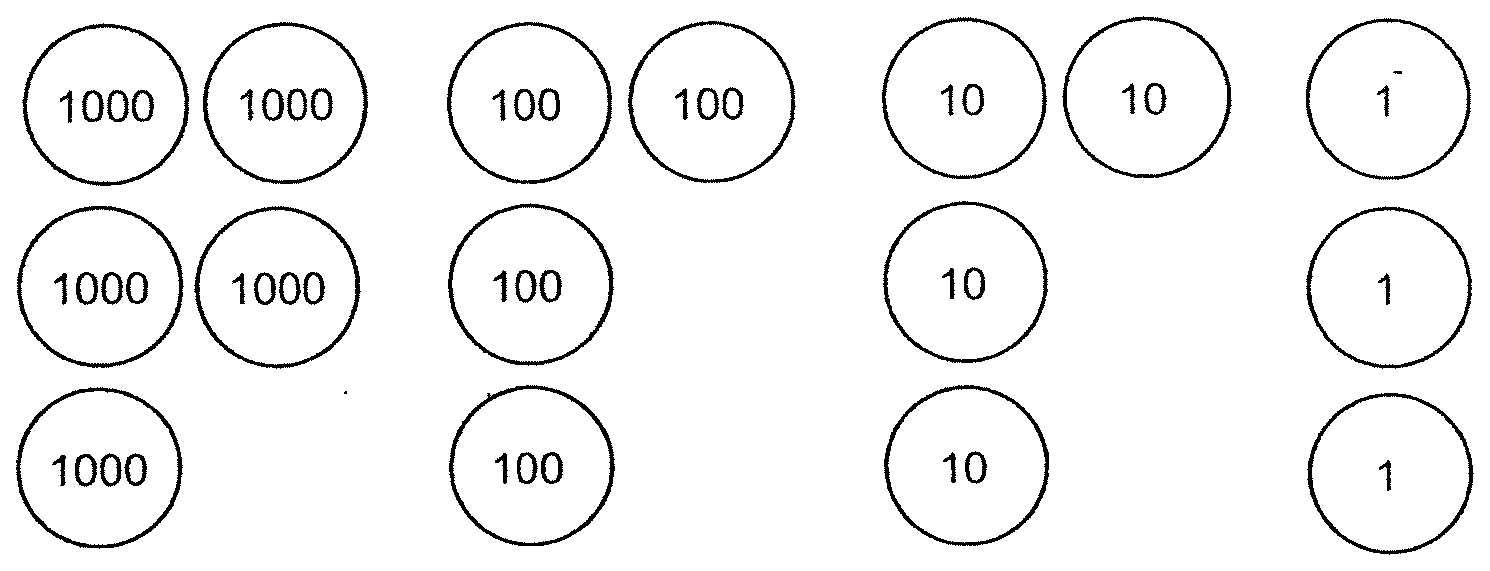
#> input picture content/extract-p3/output/2021_Nanyang/figures/2021_P3_Nanyang_EOY_Q01.png, 1490 x 571 px; its folder holds only this picture in this run
$ python sheet.py output/2021_Nanyang/figures/2021_P3_Nanyang_EOY_Q01.png output/2021_Nanyang/figures/2021_P3_Nanyang_EOY_Q11.png
#> lines starting #> are read from the running program, lines starting #| are printed output that depends on the picture; after the words box and inside, x2 and y2 are one past the last pixel; in counts of white or black regions, pixels touching at a corner belong together
"""Contact sheet of a paper's figure crops: python3 -I sheet.py <workdir> <out.png> [ids...]"""
import sys, json, glob, os
from PIL import Image, ImageDraw
W, out = sys.argv[1], sys.argv[2]
fs = sorted(glob.glob(f"{W}/figures/*.png"))
ims = []
for f in fs:
    im = Image.open(f).convert("RGB"); s = min(1.0, 700 / im.width, 500 / im.height)
#> further down, im is the input picture: PIL image 1490x571 RGB; 95.1% white; 61 black regions (1 under 20 px), largest, box (x1, y1, x2, y2) and area: (449, 385, 615, 546) 2056, (16, 387, 183, 549) 2045, (194, 206, 361, 369) 2039
#> after `s = min(1.0, 700 / im.width, 500 / im.height)`: s = 0.47
    im = im.resize((max(1, int(im.width * s)), max(1, int(im.height * s))))
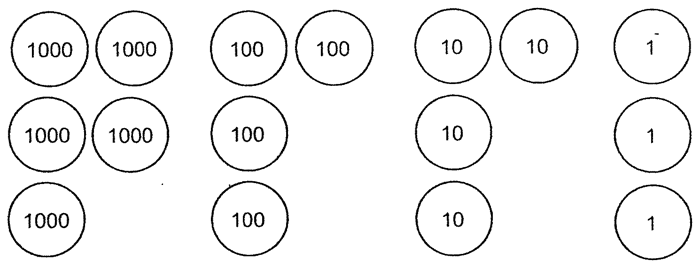
#> im: PIL image 700x268 RGB; min 0, max 255, mean 242.4
    c = Image.new("RGB", (720, im.height + 24), "#ddd"); ImageDraw.Draw(c).text((4, 4), os.path.basename(f), fill="black")
#> after `c = Image.new('RGB', (720, im.height + 24), '#ddd')`: c: PIL image 720x292 RGB; every value is 221
#> after `ImageDraw.Draw(c).text((4, 4), os.path.basename(f), fill='black')`:
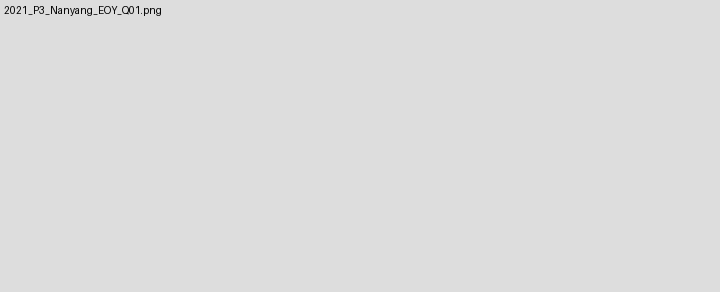
#> c: PIL image 720x292 RGB; min 2, max 221, mean 220.6
    c.paste(im, (10, 22)); ims.append(c)
#> after `c.paste(im, (10, 22))`:
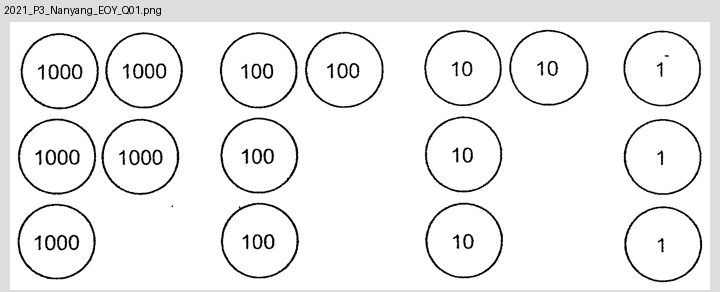
#> c: PIL image 720x292 RGB; min 0, max 255, mean 239.8
cols = 2; rows = [ims[i:i+cols] for i in range(0, len(ims), cols)]
#> after `rows = [ims[i:i + cols] for i in range(0, len(ims), cols)]`: rows = 1 item
H = sum(max(i.height for i in r) for r in rows)
#> H = 292
S = Image.new("RGB", (720 * cols, H), "white"); y = 0
#> after `S = Image.new('RGB', (720 * cols, H), 'white')`: S: PIL image 1440x292 RGB; every value is 255
for r in rows:
    for k, i in enumerate(r): S.paste(i, (720 * k, y))
    y += max(i.height for i in r)
#> this loop made 1 pass
#> y on pass 1: 292
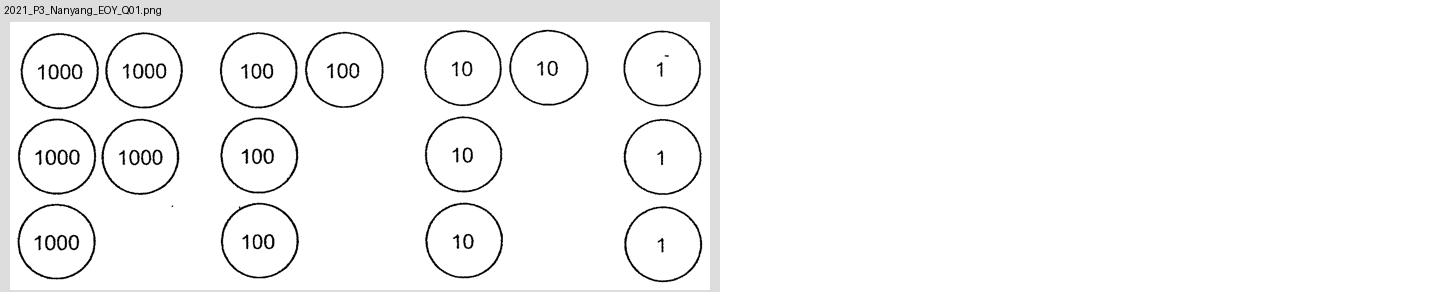
#> S: PIL image 1440x292 RGB; min 0, max 255, mean 247.4
#> after the loop, y = 292
S.save(out); print(S.size)
#| (1440, 292)

$ run again, on content/extract-p3/output/2021_Nanyang/figures/2021_P3_Nanyang_EOY_Q32.png
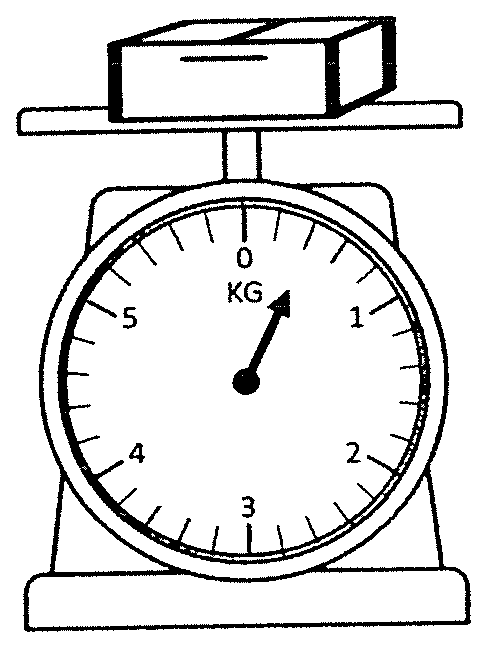
#> input picture content/extract-p3/output/2021_Nanyang/figures/2021_P3_Nanyang_EOY_Q32.png, 486 x 647 px
#> im is the input picture: PIL image 486x647 RGB; 87.8% white; 12 black regions, largest, box (x1, y1, x2, y2) and area: (16, 16, 471, 632) 22905, (57, 196, 431, 565) 12435, (232, 290, 290, 395) 1487
#> im: PIL image 375x500 RGB
#> `c.paste(im, (10, 22))`:
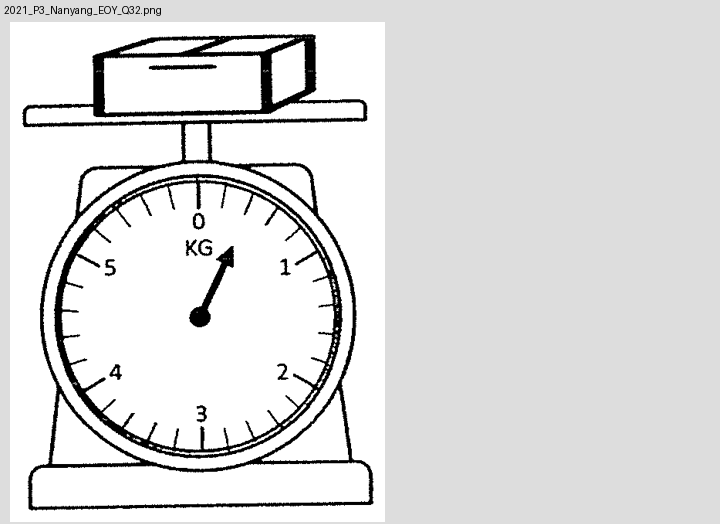
#> c: PIL image 720x524 RGB; min 0, max 255, mean 222.2
#> rows = 1 item
#> H = 524
#> the loop `for r in rows:` made 1 pass
#> y on pass 1: 524
#> after the loop `for r in rows:`:
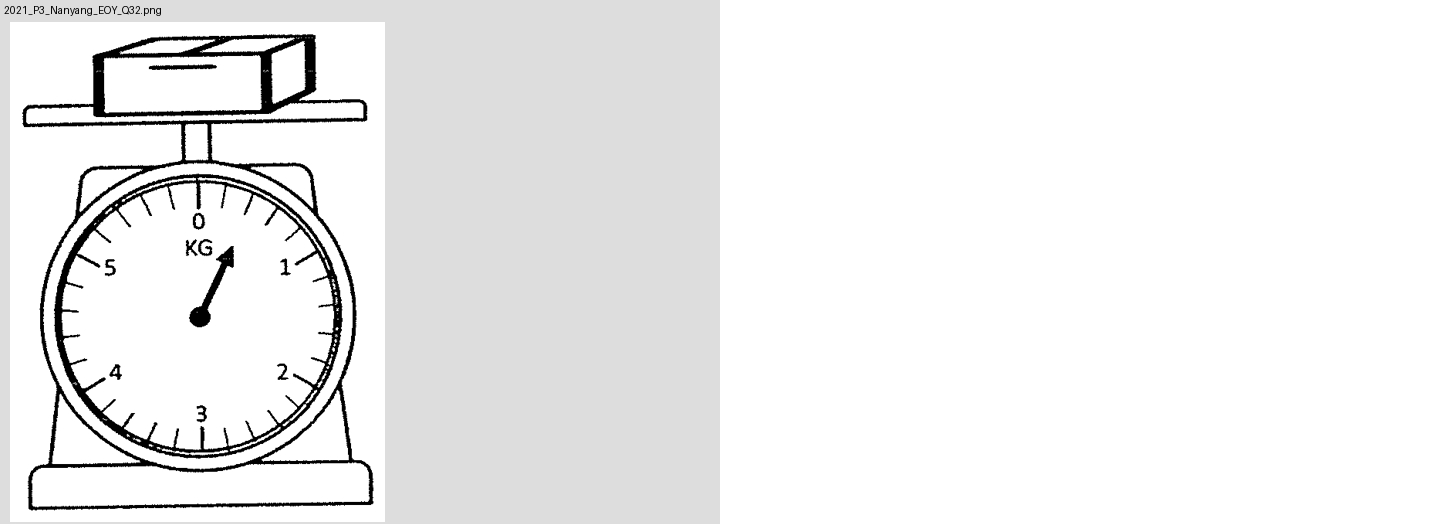
#> S: PIL image 1440x524 RGB; min 0, max 255, mean 238.6
#| (1440, 524)

$ run again, on content/extract-p3/output/2021_Nanyang/figures/2021_P3_Nanyang_EOY_Q35.png
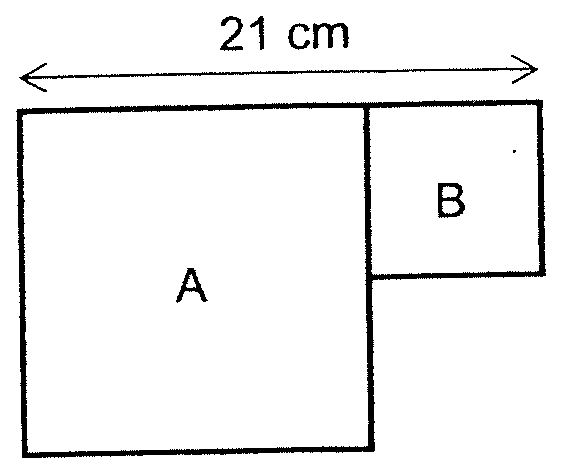
#> input picture content/extract-p3/output/2021_Nanyang/figures/2021_P3_Nanyang_EOY_Q35.png, 561 x 473 px
#> im is the input picture: PIL image 561x473 RGB; 94.7% white; 9 black regions (1 under 20 px), largest, box (x1, y1, x2, y2) and area: (16, 99, 546, 458) 10640, (19, 55, 538, 92) 1548, (438, 183, 465, 218) 477
#> `c.paste(im, (10, 22))`:
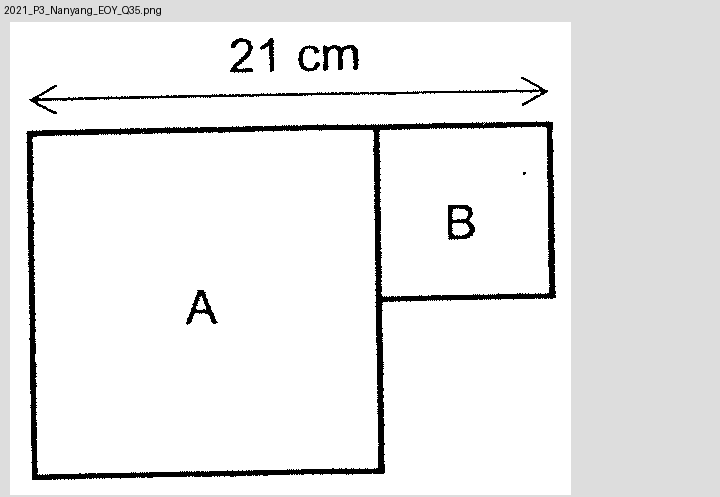
#> c: PIL image 720x497 RGB; min 0, max 255, mean 235.9
#> rows = 1 item
#> H = 497
#> the loop `for r in rows:` made 1 pass
#> y on pass 1: 497
#> after the loop `for r in rows:`:
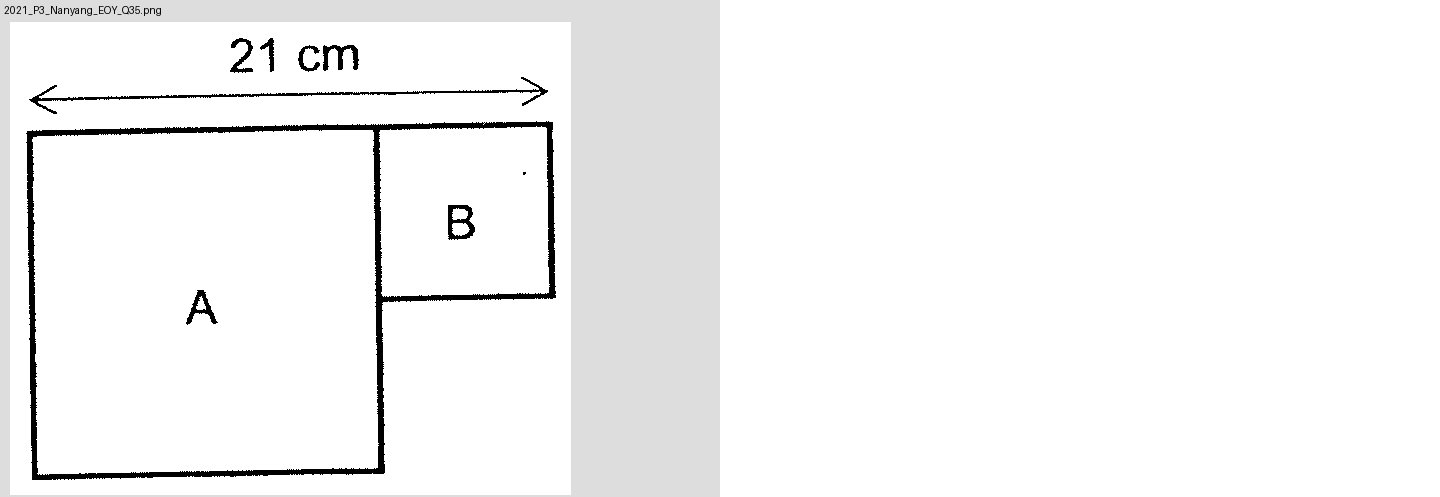
#> S: PIL image 1440x497 RGB; min 0, max 255, mean 245.5
#| (1440, 497)

$ run again, on content/extract-p3/output/2021_Nanyang/figures/2021_P3_Nanyang_EOY_Q38.png
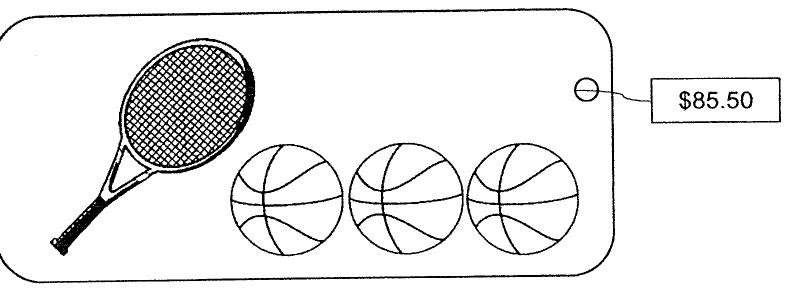
#> input picture content/extract-p3/output/2021_Nanyang/figures/2021_P3_Nanyang_EOY_Q38.png, 1577 x 582 px (shown at 1/2 size)
#> im is the input picture: PIL image 1577x582 RGB; 92.4% white; 12 black regions (1 under 20 px), largest, box (x1, y1, x2, y2) and area: (100, 76, 511, 512) 35662, (0, 16, 1562, 567) 14992, (696, 285, 928, 509) 5966
#> im: PIL image 700x258 RGB
#> `c.paste(im, (10, 22))`:
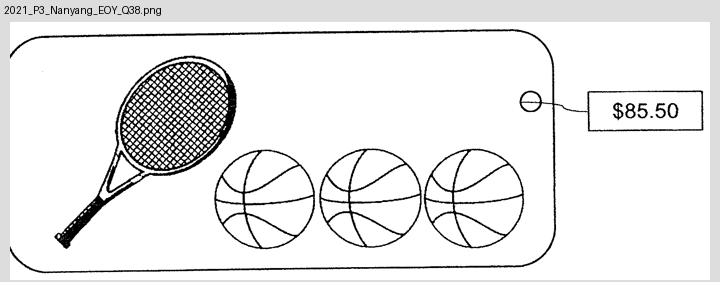
#> c: PIL image 720x282 RGB; min 0, max 255, mean 233.4
#> rows = 1 item
#> H = 282
#> the loop `for r in rows:` made 1 pass
#> y on pass 1: 282
#> after the loop `for r in rows:`:
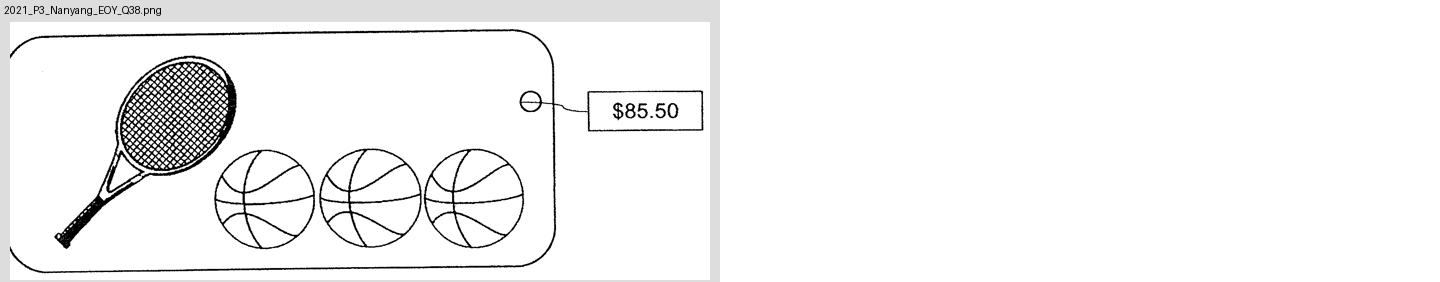
#> S: PIL image 1440x282 RGB; min 0, max 255, mean 244.2
#| (1440, 282)

$ run again, on content/extract-p3/output/2021_Nanyang/figures/2021_P3_Nanyang_EOY_Q11.png
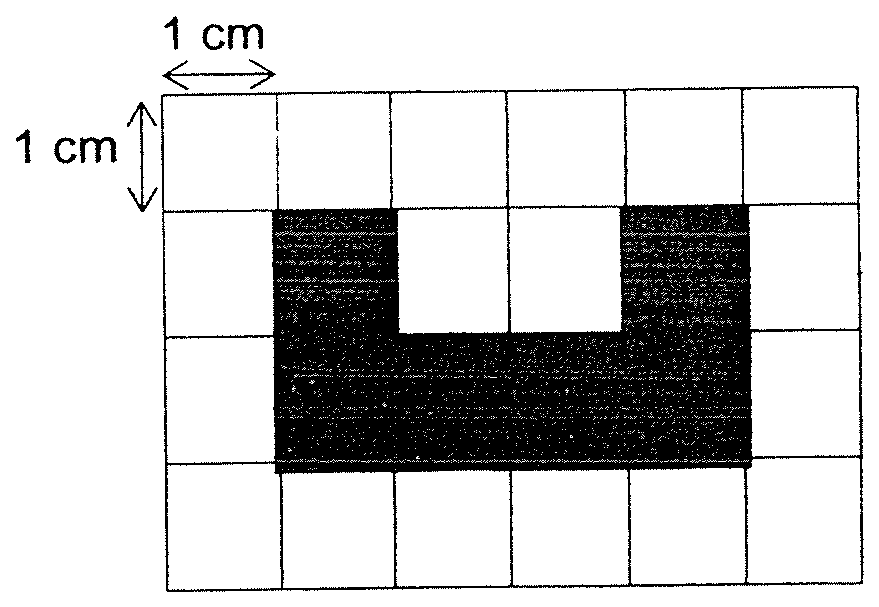
#> input picture content/extract-p3/output/2021_Nanyang/figures/2021_P3_Nanyang_EOY_Q11.png, 879 x 607 px
#> im is the input picture: PIL image 879x607 RGB; 80.1% white; 10 black regions, largest, box (x1, y1, x2, y2) and area: (160, 85, 864, 592) 103524, (127, 102, 158, 212) 534, (162, 59, 276, 90) 529
#> im: PIL image 700x483 RGB
#> rows = 1 item
#> H = 507
#> the loop `for r in rows:` made 1 pass
#> y on pass 1: 507
#> after the loop `for r in rows:`:
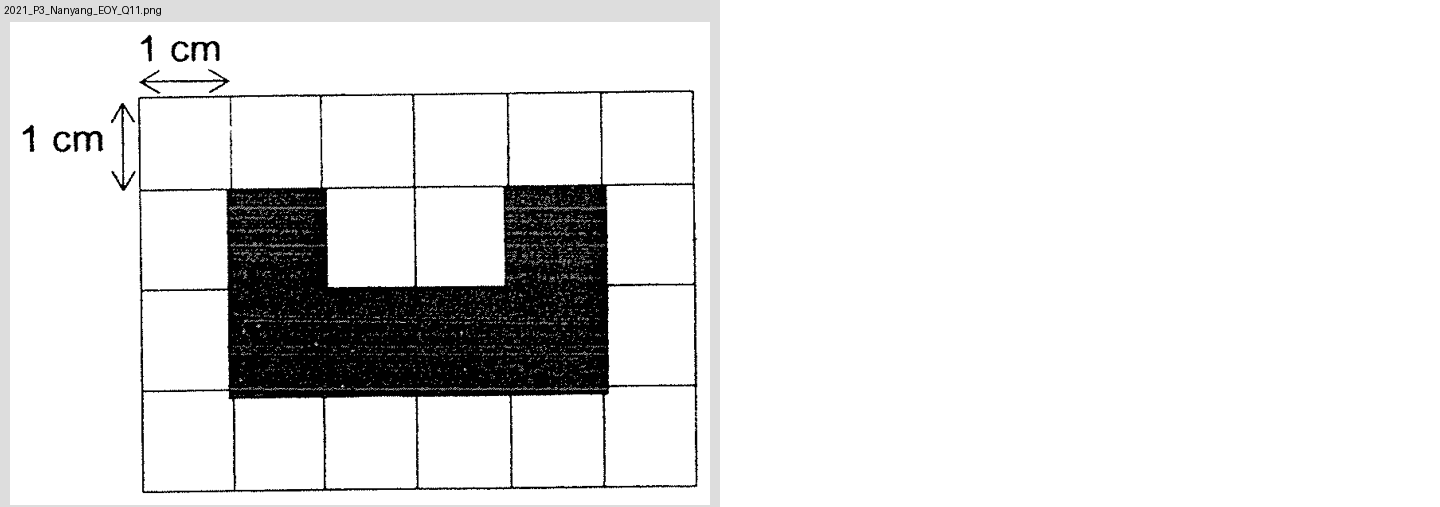
#> S: PIL image 1440x507 RGB; min 0, max 255, mean 230.2
#| (1440, 507)
